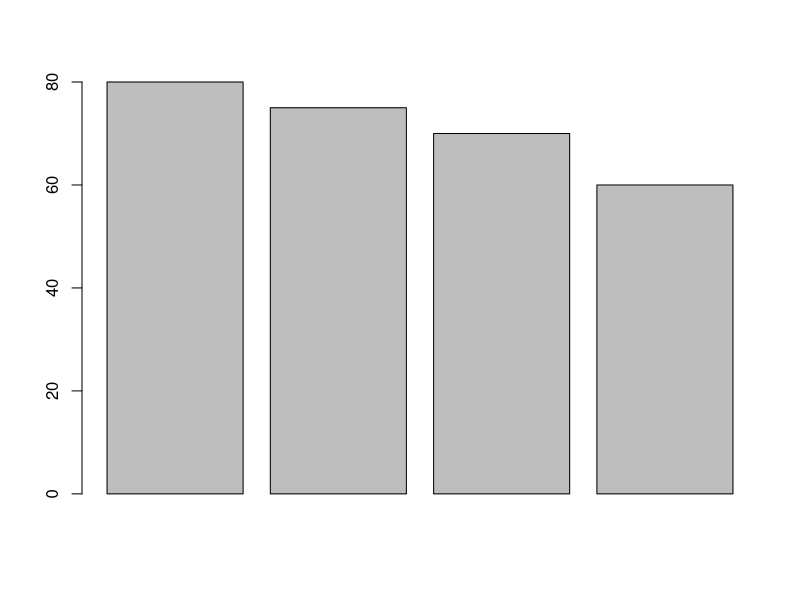
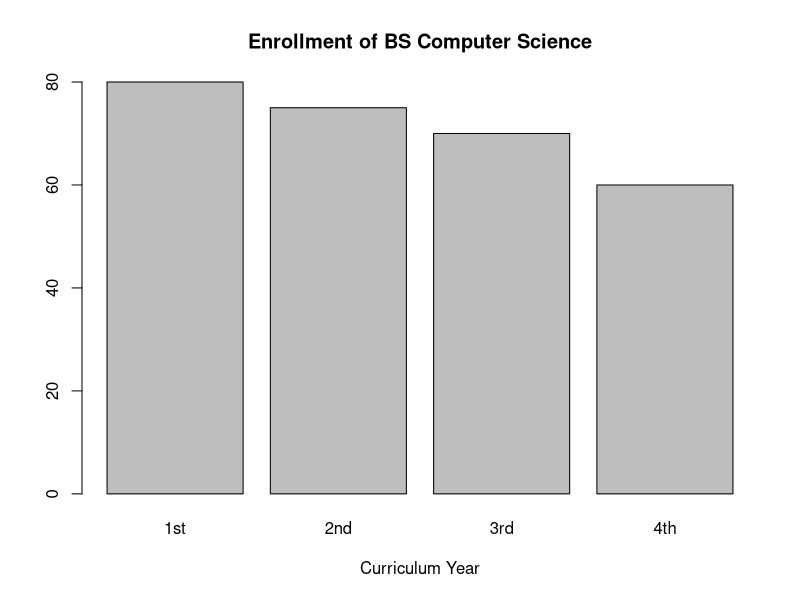
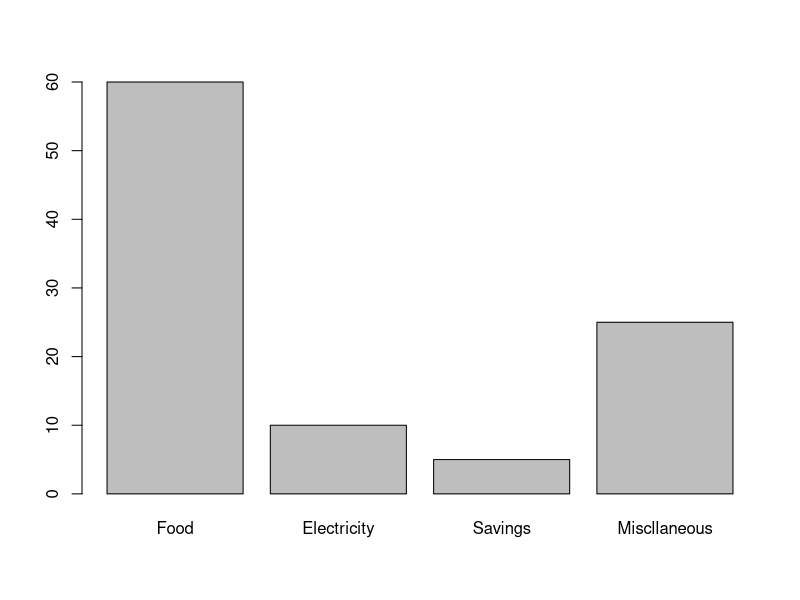
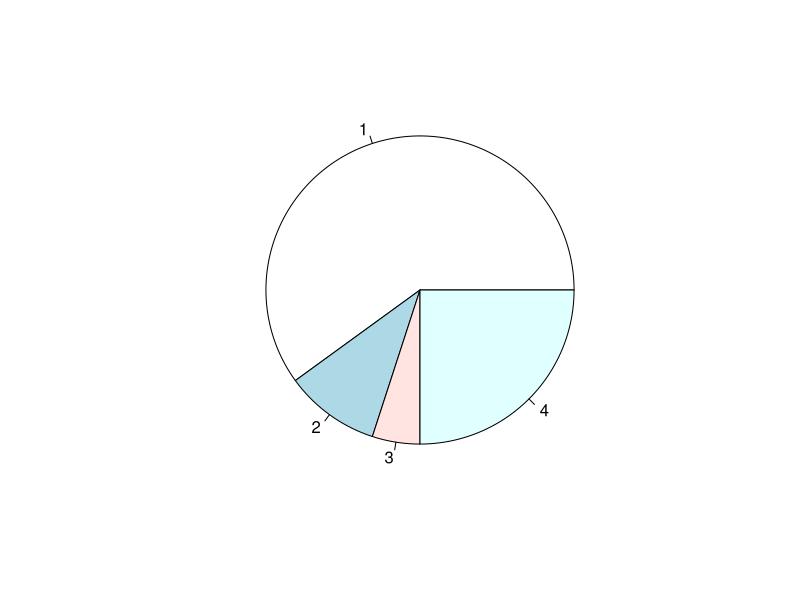
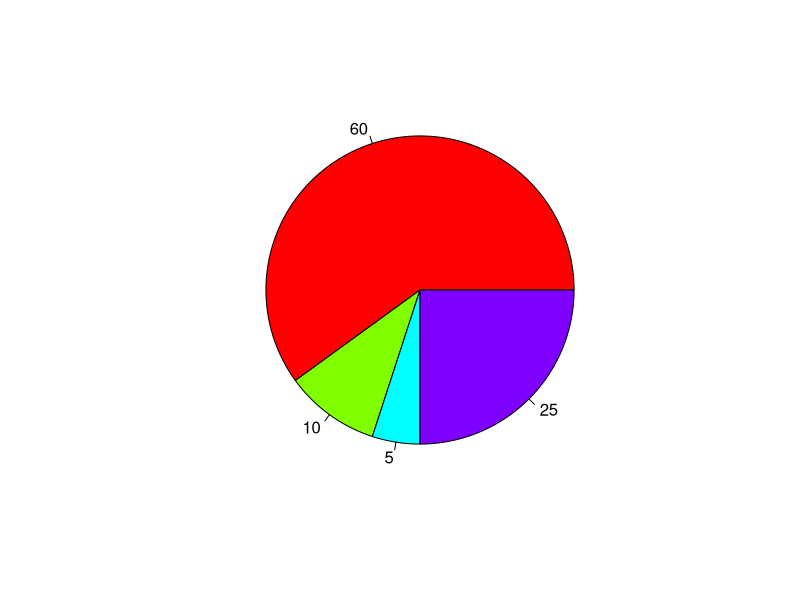
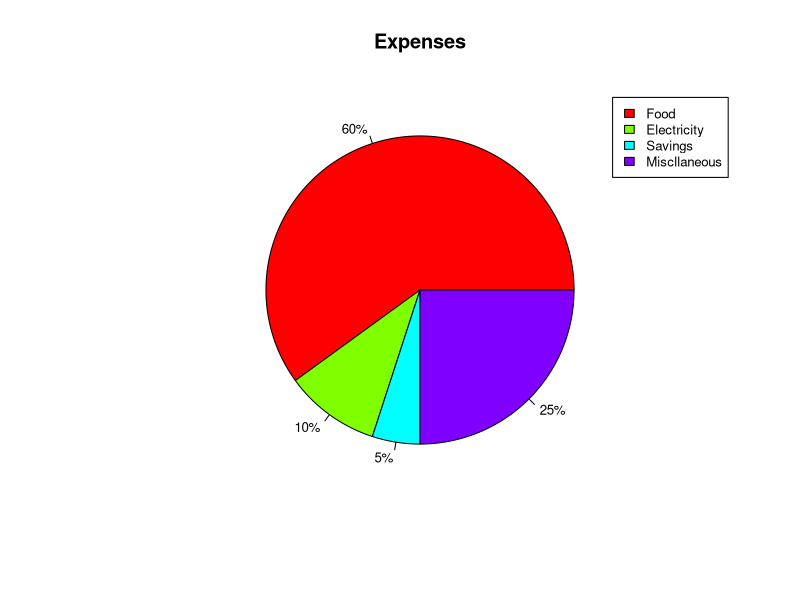
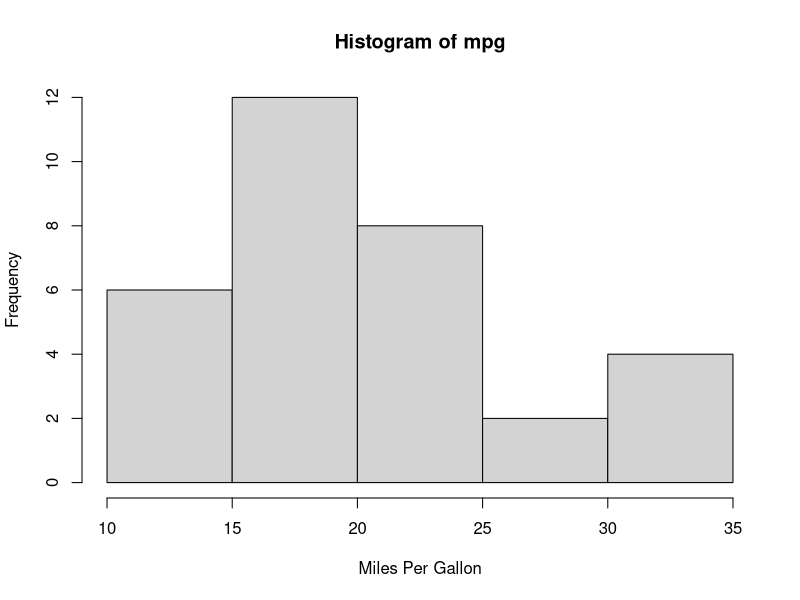
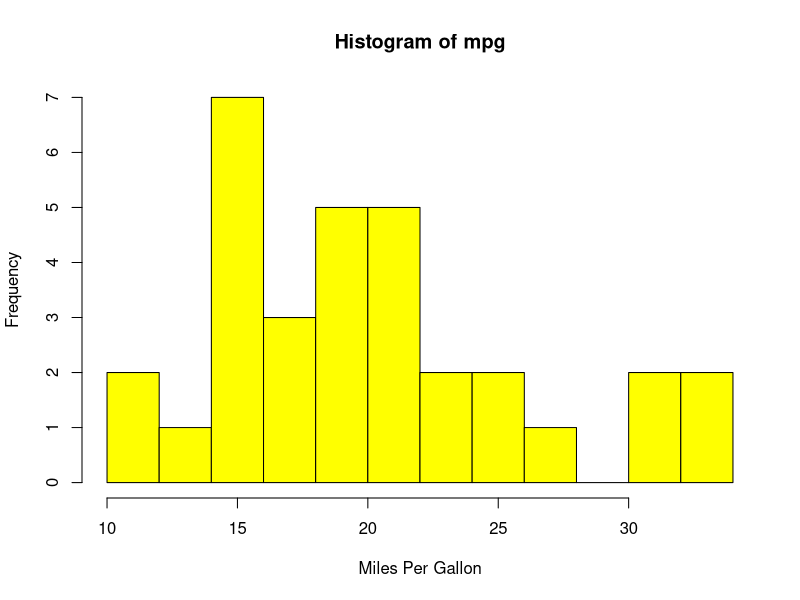

Write R code to recreate these figures, in order.
## ---- chunk 1
knitr::opts_chunk$set(echo = TRUE)
## ---- chunk 2
x2019_2020 <- c(80,75,70,60)
numb_1a <- barplot(x2019_2020)
## ---- chunk 3
course <- c("1st","2nd","3rd","4th")

numb_1b <- barplot(x2019_2020,
                   main = "Enrollment of BS Computer Science",
                   xlab = "Curriculum Year", names.arg = course)
## ---- chunk 4
expenses <- c(60,10,5,25)
barplot(expenses,names.arg = c("Food", "Electricity", "Savings", "Miscllaneous"))
## ---- chunk 5
pie(expenses)
num <- pie(expenses,
              col =rainbow (length(expenses)),
              labels = c(60,10,5,25))

ex_labels <- round(expenses/sum(expenses) * 100, 1)

ex_labels <- paste(ex_labels,"%",sep = "")
pie(expenses, main = "Expenses",col= rainbow (length(expenses)),labels = ex_labels,cex=0.8)

legend(1, c("Food", "Electricity", "Savings", "Miscllaneous"),
       cex = 0.8,fill = rainbow((length(expenses))))
## ---- chunk 6
data("mtcars")
num3 <- mtcars$mpg
num3
## ---- chunk 7
num3a <-hist(num3, xlab="Miles Per Gallon",
              main="Histogram of mpg")
## ---- chunk 8
num3b <-hist(num3, breaks=12, col="yellow", xlab="Miles Per Gallon",
              main="Histogram of mpg")
## ---- chunk 9
num3c <-hist(num3, breaks=12, col="pink", xlab="Miles Per Gallon",
              main="Histogram with Normal Curve")
xfit<-seq(min(num3),max(num3),length=40)
yfit<-dnorm(xfit,mean=mean(num3),sd=sd(num3))
yfit <- yfit*diff(num3c$mids[1:2])*length(num3)
lines(xfit, yfit, col="orange", lwd=2)
## ---- chunk 10
data("iris")
setosa <- subset(iris, Species == "setosa")
versicolor <- subset(iris, Species == "versicolor")
virginica <- subset(iris, Species == "virginica")
## ---- chunk 11
set <- subset(iris, Species == "setosa")
setosa <- colMeans(set[sapply(set,is.numeric)])
setosa
## ---- chunk 12
ver <- subset(iris, Species == "versicolor")
versicolor <- colMeans(ver[sapply(ver,is.numeric)])
versicolor

## ---- chunk 13
vir <- subset(iris, Species == "virginica")
virginica <- colMeans(vir[sapply(vir,is.numeric)])
virginica
## ---- chunk 14
tran8 <- rbind(setosa,
                versicolor,
                virginica)
tran8
## ---- chunk 15
barplot(tran8, beside = TRUE,
        main = "Iris Mean",
        xlab = "Characteristics",
        ylab = "Mean Scores",
        col = c("pink","orange","violet")) 
